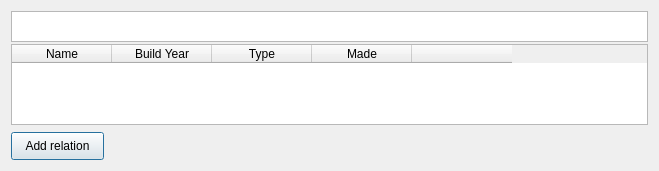
<?xml version="1.0" encoding="UTF-8"?>
<ui version="4.0">
 <class>relSci</class>
 <widget class="QDialog" name="relSci">
  <property name="geometry">
   <rect>
    <x>0</x>
    <y>0</y>
    <width>659</width>
    <height>171</height>
   </rect>
  </property>
  <property name="windowTitle">
   <string>Dialog</string>
  </property>
  <widget class="QTableWidget" name="table_computers">
   <property name="geometry">
    <rect>
     <x>11</x>
     <y>44</y>
     <width>637</width>
     <height>81</height>
    </rect>
   </property>
   <property name="toolTip">
    <string/>
   </property>
   <column>
    <property name="text">
     <string>Name</string>
    </property>
   </column>
   <column>
    <property name="text">
     <string>Build Year</string>
    </property>
   </column>
   <column>
    <property name="text">
     <string>Type</string>
    </property>
   </column>
   <column>
    <property name="text">
     <string>Made</string>
    </property>
   </column>
   <column>
    <property name="text">
     <string/>
    </property>
   </column>
  </widget>
  <widget class="QPushButton" name="pushButton">
   <property name="geometry">
    <rect>
     <x>11</x>
     <y>132</y>
     <width>93</width>
     <height>28</height>
    </rect>
   </property>
   <property name="text">
    <string>Add relation</string>
   </property>
  </widget>
  <widget class="QTextBrowser" name="text_sci">
   <property name="geometry">
    <rect>
     <x>11</x>
     <y>11</y>
     <width>637</width>
     <height>31</height>
    </rect>
   </property>
   <property name="font">
    <font>
     <pointsize>10</pointsize>
    </font>
   </property>
  </widget>
 </widget>
 <resources/>
 <connections/>
</ui>
